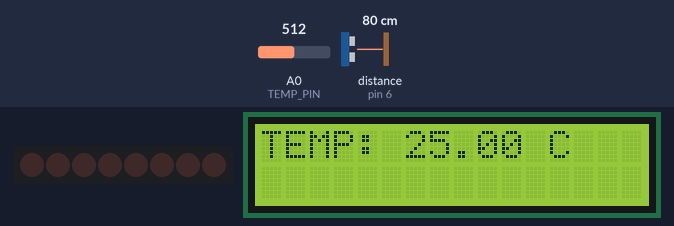
The sketch below on a simulated Arduino Uno, built with avr-gcc and run on an emulated ATmega328P. Parts: 8 shift-register outputs drawn as a row of LEDs (first output left, lit = HIGH), 16×2 character LCD. Wiring (inferred from the names in the program): shift register (74HC595): data pin 4; shift clock pin 2; latch pin 3. Wiring (inferred from the signals the program sends): row of LEDs: on Q0, Q1, Q2, Q3, Q4, Q5, Q6, Q7. The test bench sets the inputs (shaded band); at power-on: A0 (TEMP_PIN) = 512, distance to the obstacle (sensor on pin 6) 80 cm. The echo pulse lasts 58.3 µs per cm.

Above: at 1.2 s.
1.3 s: A0 (TEMP_PIN) set to 716
At 3.7 s:
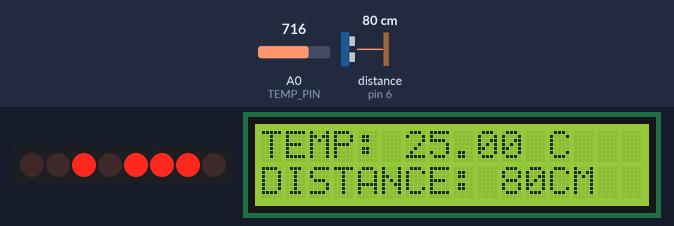
8.5 s: distance to the obstacle (sensor on pin 6) set to 47 cm
At 14.8 s:
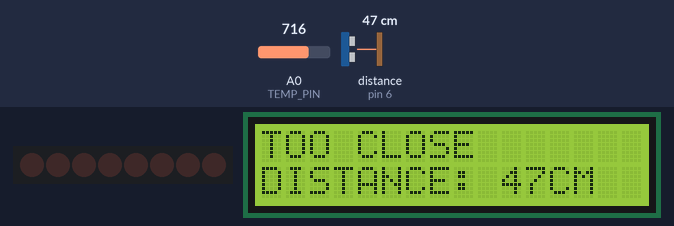
15.7 s: distance to the obstacle (sensor on pin 6) set to 2 cm
At 18.7 s:
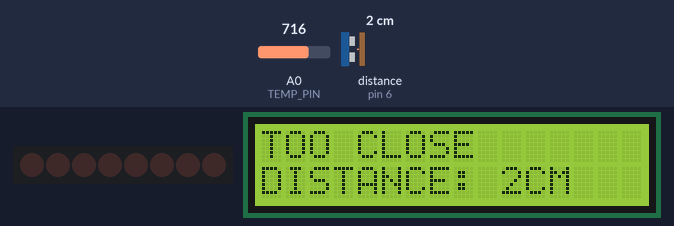
19.9 s: distance to the obstacle (sensor on pin 6) set to 60 cm
At 23.8 s:
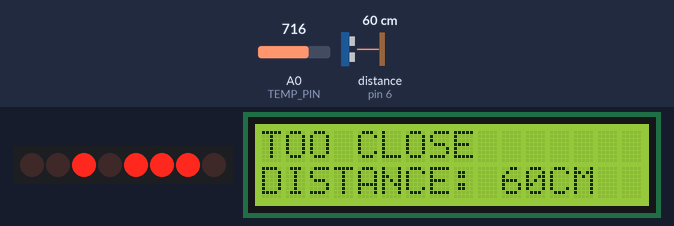
26.9 s: A0 (TEMP_PIN) set to 739
At 28.7 s:
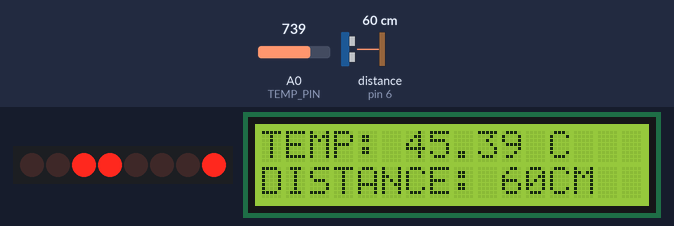
32.9 s: A0 (TEMP_PIN) set to 900
At 36.7 s:
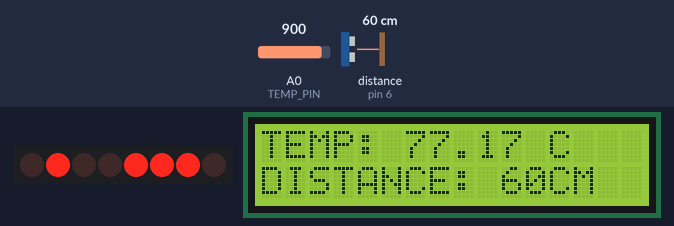
Timing chart, 0 to 38.2 s (numbered marks = the images above; inputs shaded):
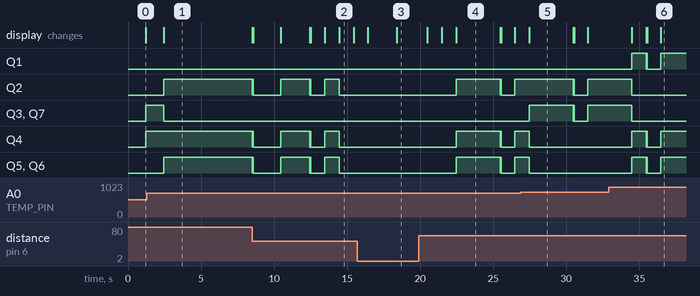

Measured:
- the behaviour switches between 721 and 722 on A0 (TEMP_PIN) (found by bisection; images 4 and 5)
- after the input at 1.3 s, Q2, Q5, Q6: LOW → HIGH after 1.1 s; Q3, Q7: HIGH → LOW after 1.1 s; the display: changes after 1.1 s (image 1)
- after the input at 26.9 s, the display: changes after 0.56 s (image 5)
- after the input at 32.9 s, the display: changes after 1.6 s (image 6)
- what the display in image 2 shows lasts 1.0 s, from 14.5 s to 15.5 s
- what the display in image 4 shows lasts 3.0 s, from 22.5 s to 25.5 s

The sketch:

final_sketch.ino
```cpp
//Mikolaj Pietraszko
//Autopilot Arduino Companion
//assisting by providing information about distance and temperature
//via 16x2 LCD display and 8 LED bar


//Libraries
#include <TimerThree.h>
#include <TimerOne.h>
#include <SR04.h>
#include <LiquidCrystal.h>

//Ultrasonic
#define TRIG_PIN 6
#define ECHO_PIN 5
SR04 sr04 =SR04(ECHO_PIN,TRIG_PIN);

long DIST;
long DIST_GLOBAL;

//Temperature Sensor
int TEMP_PIN = 0;


int a=0;
int b=0;

//Shift register for the LED bar
int LATCH_PIN = 3;
int CLOCK_PIN = 2;
int DATA_PIN= 4;

byte LED_BAR=0;

//LCD Display
LiquidCrystal lcd(7,8,9,10,11,12);


void setup() {
  Serial.begin(9600);
  //Ultrasonic Sensor pinmodes
  pinMode(ECHO_PIN, INPUT);
  pinMode(TRIG_PIN, OUTPUT);

  //Shift Register pinmodes
  pinMode(LATCH_PIN, OUTPUT);
  pinMode(CLOCK_PIN, OUTPUT);
  pinMode(DATA_PIN, OUTPUT);

  //Initialising timer and attaching interrupt
  Timer1.initialize(1000000);
  Timer1.attachInterrupt(INTERRUPT);

  lcd.begin(16,2);
  DISP_TEMP(CALC_TEMP ( analogRead ( TEMP_PIN ) ) );

  Timer3.initialize(25000);
  Timer3.attachInterrupt(DISTGLOBALFUNCTION);

}


void loop() {
  DIST = sr04.Distance();
}


void DISTGLOBALFUNCTION() {
  DIST_GLOBAL = sr04.Distance();
}


 void DISP_DIST (){
  lcd.setCursor(0,1);
  lcd.print("DISTANCE: ");
  lcd.print(DIST);
  lcd.print("CM");

  LED_BAR = 0;
  digitalWrite(LATCH_PIN, LOW);
  shiftOut(DATA_PIN, CLOCK_PIN, LSBFIRST, LED_BAR);
  digitalWrite(LATCH_PIN, HIGH);
  }


  void DIST_WARNING () {
  lcd.setCursor(0,0);
  lcd.print("TOO CLOSE        ");
  lcd.setCursor(10,1);
  lcd.print(DIST);

  LED_BAR = 255;

  digitalWrite(LATCH_PIN, LOW);
  shiftOut(DATA_PIN, CLOCK_PIN, LSBFIRST, LED_BAR);
  digitalWrite(LATCH_PIN, HIGH);

  LED_BAR = 0;

  digitalWrite(LATCH_PIN, LOW);
  shiftOut(DATA_PIN, CLOCK_PIN, LSBFIRST, LED_BAR);
  digitalWrite(LATCH_PIN, HIGH);
  }


  void DISP_TEMP (float TEMP) {
  lcd.setCursor(0,0);
  lcd.print("TEMP: ");
  lcd.print(TEMP);
  lcd.print(" C");
  }


  void LED_TEMP (float TEMP){
  LED_BAR = LED_BAR + ceil(TEMP);
  digitalWrite(LATCH_PIN, LOW);
  shiftOut(DATA_PIN, CLOCK_PIN, LSBFIRST, LED_BAR);
  digitalWrite(LATCH_PIN, HIGH);
  LED_BAR=0;
  }


  void TEMP_WARNING (float TEMP){

   DISP_TEMP(TEMP);
   lcd.setCursor(0,1);
   lcd.print("TEMP TOO HIGH   ");

   LED_BAR = LED_BAR+ceil(TEMP);
   digitalWrite(LATCH_PIN, LOW);
   shiftOut(DATA_PIN, CLOCK_PIN, LSBFIRST, LED_BAR);
   digitalWrite(LATCH_PIN, HIGH);

   LED_BAR= 0;

   digitalWrite(LATCH_PIN, LOW);
   shiftOut(DATA_PIN, CLOCK_PIN, LSBFIRST, LED_BAR);
   digitalWrite(LATCH_PIN, HIGH);
    }


  float CALC_TEMP (int TEMP_READ) {

  //Calculating the temperature in Kelvins and converting to Celsius
  double TEMP_K = log(10000.0 * ((1024.0 / TEMP_READ - 1)));
  TEMP_K = 1 / (0.001129148 + (0.000234125 + (0.0000000876741 * TEMP_K * TEMP_K )) * TEMP_K );
  float TEMP_C = TEMP_K - 273.15;            // Convert Kelvin to Celsius
  return TEMP_C;
  }


  void INTERRUPT() {

  a++;
  b++;

  //DISPLAYING DISTANCE WARNING ***************************************************************************
  if (DIST<=50) {
  lcd.clear();
  DIST_WARNING();
  DISP_DIST();
  }


  //NORMAL DISPLAYING DISTANCE*****************************************************************************
  else {
  DISP_DIST();
  LED_TEMP(CALC_TEMP (analogRead(TEMP_PIN)));
  }


  //DISPLAYING TEMPERATURE WARNING************************************************************************
  if ((b%3==0)&&(CALC_TEMP (analogRead(TEMP_PIN))>=30)){
  lcd.clear();
  TEMP_WARNING (CALC_TEMP (analogRead(TEMP_PIN)));
  b=0;
  }


  //NORMAL DISPLAYING TEMPERATURE *************************************************************************
  if (a ==10){
  DISP_TEMP(CALC_TEMP (analogRead(TEMP_PIN)));
  a=0;
  }
  }
```
